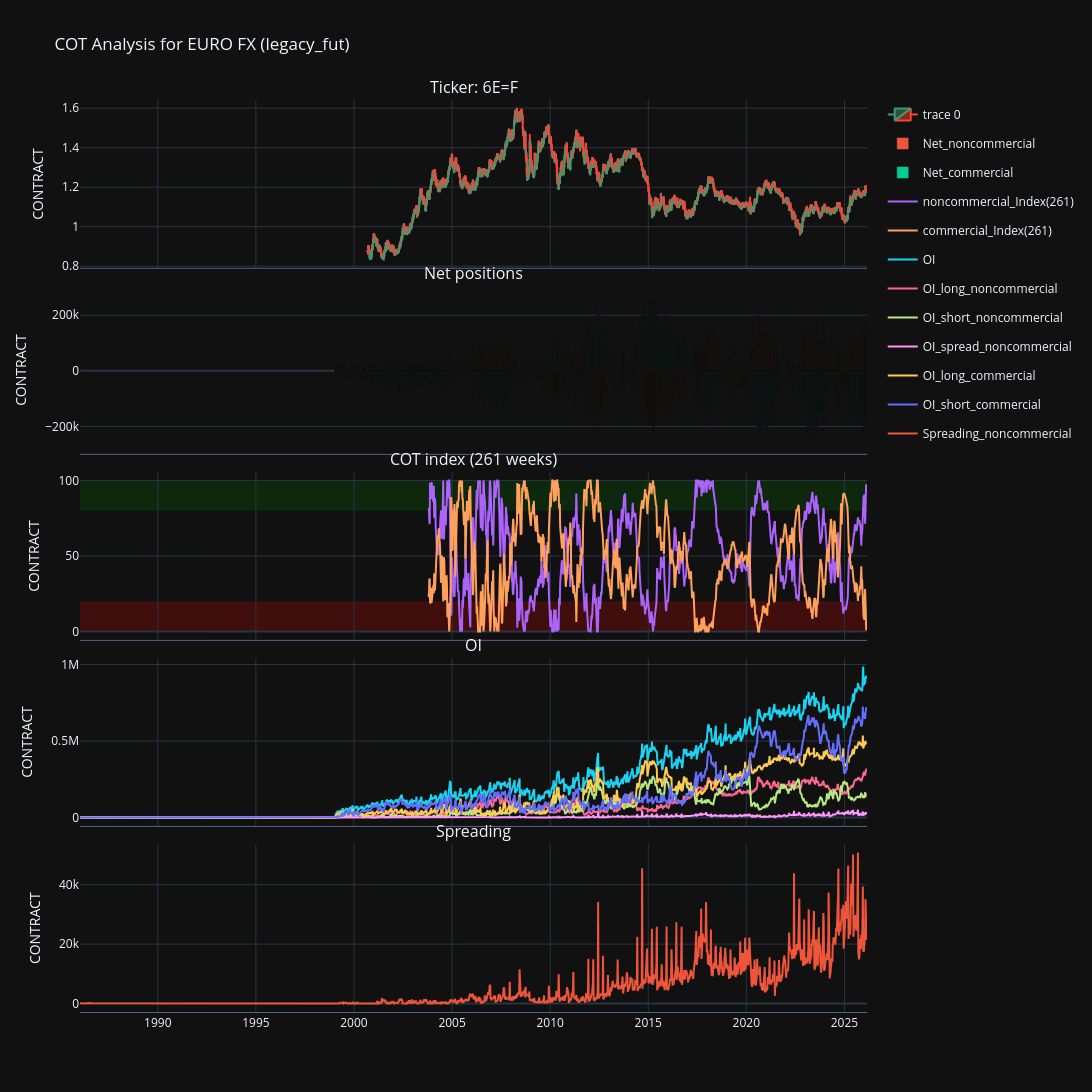

Write notebook code for a chart like this one.
### Code cell
from plotly.subplots import make_subplots
import plotly.graph_objects as go
import yfinance as yf

# Load daily data
ticker = "6E=F"
data = yf.download(ticker, period="max", interval="1d")
data.columns = data.columns.droplevel(1)
data = data[["Open", "High", "Low", "Close"]]

fig = make_subplots(rows=5, cols=1, shared_xaxes=True, vertical_spacing=0.02, subplot_titles=(f"Ticker: {ticker}", "Net positions", f"COT index ({N} weeks)", 'OI', 'Spreading'))

fig.add_trace(
    go.Candlestick(
        x=data.index,
        open=data['Open'],
        high=data['High'],
        low=data['Low'],
        close=data['Close']
    ),
    row=1, col=1
)

for col in df_net.columns:
    fig.add_trace(
        go.Bar(
            x=df_net.index,
            y=df_net[col],
            name=col,
            legendgroup=col,
        ),
        row=2, col=1
    )

for col in df_index.columns:
    fig.add_trace(
        go.Scatter(
            x=df_index.index,
            y=df_index[col],
            name=col,
            legendgroup=col
        ),
        row=3, col=1
    )

for col in df_oi.columns:
    fig.add_trace(
        go.Scatter(
            x=df_oi.index,
            y=df_oi[col],
            name=col,
            legendgroup=col
        ),
        row=4, col=1
    )

for col in df_spreading.columns:
    fig.add_trace(
        go.Scatter(
            x=df_spreading.index,
            y=df_spreading[col],
            name=col,
            legendgroup=col
        ),
        row=5, col=1
    )

fig.add_shape(
    type='rect',
    xref='paper',  # spans the full width of the plot
    yref='y3',  # y-axis of subplot in row 1
    x0=0,
    x1=1,
    y0=80,       # Adjust based on your y-axis range
    y1=100,
    fillcolor='green',
    opacity=0.2,
    line_width=0,
    layer='below'
)

fig.add_shape(
    type='rect',
    xref='paper',  # spans the full width of the plot
    yref='y3',  # y-axis of subplot in row 1
    x0=0,
    x1=1,
    y0=0,              # Adjust based on your y-axis range
    y1=20,
    fillcolor='red',
    opacity=0.2,
    line_width=0,
    layer='below'
)

for i in range(1, 6):
    fig.update_xaxes(
        row=i, col=1,
        showspikes=True,
        spikecolor="yellow",
        spikemode="across",
        spikesnap="cursor",
        showline=True,
        matches='x'   # critical: link this x-axis to the first x-axis
    )

# Update layout
fig.update_layout(
    height=2000,
    width=1450,
    title_text=f"COT Analysis for {MARKET} ({REPORT_TYPE})",
    template='plotly_dark',
    hovermode='x unified',  # or 'x unified' or 'closest',
)

fig.update_xaxes(rangeslider_visible=False)

fig.update_yaxes(title_text='CONTRACT')

### Figure 1 — Plotly figure (JSON) as saved in the notebook; plotly's stock layout.template omitted (floating-point values rounded to 4 significant figures; data arrays with more than 128 entries replaced by an {"elided": "..."} marker saying what was removed)
{"data": [{"close": {"elided": "6424 float values"}, "high": {"elided": "6424 float values"}, "low": {"elided": "6424 float values"}, "open": {"elided": "6424 float values"}, "type": "candlestick", "x": {"elided": "6424 str values"}, "xaxis": "x", "yaxis": "y"}, {"legendgroup": "Net_noncommercial", "name": "Net_noncommercial", "type": "bar", "x": {"elided": "1426 str values"}, "xaxis": "x2", "y": {"elided": "1426 int values"}, "yaxis": "y2"}, {"legendgroup": "Net_commercial", "name": "Net_commercial", "type": "bar", "x": {"elided": "1426 str values"}, "xaxis": "x2", "y": {"elided": "1426 int values"}, "yaxis": "y2"}, {"legendgroup": "noncommercial_Index(261)", "name": "noncommercial_Index(261)", "type": "scatter", "x": {"elided": "1166 str values"}, "xaxis": "x3", "y": {"elided": "1166 float values"}, "yaxis": "y3"}, {"legendgroup": "commercial_Index(261)", "name": "commercial_Index(261)", "type": "scatter", "x": {"elided": "1166 str values"}, "xaxis": "x3", "y": {"elided": "1166 float values"}, "yaxis": "y3"}, {"legendgroup": "OI", "name": "OI", "type": "scatter", "x": {"elided": "1426 str values"}, "xaxis": "x4", "y": {"elided": "1426 int values"}, "yaxis": "y4"}, {"legendgroup": "OI_long_noncommercial", "name": "OI_long_noncommercial", "type": "scatter", "x": {"elided": "1426 str values"}, "xaxis": "x4", "y": {"elided": "1426 float values"}, "yaxis": "y4"}, {"legendgroup": "OI_short_noncommercial", "name": "OI_short_noncommercial", "type": "scatter", "x": {"elided": "1426 str values"}, "xaxis": "x4", "y": {"elided": "1426 float values"}, "yaxis": "y4"}, {"legendgroup": "OI_spread_noncommercial", "name": "OI_spread_noncommercial", "type": "scatter", "x": {"elided": "1426 str values"}, "xaxis": "x4", "y": {"elided": "1426 float values"}, "yaxis": "y4"}, {"legendgroup": "OI_long_commercial", "name": "OI_long_commercial", "type": "scatter", "x": {"elided": "1426 str values"}, "xaxis": "x4", "y": {"elided": "1426 float values"}, "yaxis": "y4"}, {"legendgroup": "OI_short_commercial", "name": "OI_short_commercial", "type": "scatter", "x": {"elided": "1426 str values"}, "xaxis": "x4", "y": {"elided": "1426 float values"}, "yaxis": "y4"}, {"legendgroup": "Spreading_noncommercial", "name": "Spreading_noncommercial", "type": "scatter", "x": {"elided": "1426 str values"}, "xaxis": "x5", "y": {"elided": "1426 int values"}, "yaxis": "y5"}], "layout": {"annotations": [{"font": {"size": 16}, "showarrow": false, "text": "Ticker: 6E=F", "x": 0.5, "xanchor": "center", "xref": "paper", "y": 1, "yanchor": "bottom", "yref": "paper"}, {"font": {"size": 16}, "showarrow": false, "text": "Net positions", "x": 0.5, "xanchor": "center", "xref": "paper", "y": 0.796, "yanchor": "bottom", "yref": "paper"}, {"font": {"size": 16}, "showarrow": false, "text": "COT index (261 weeks)", "x": 0.5, "xanchor": "center", "xref": "paper", "y": 0.592, "yanchor": "bottom", "yref": "paper"}, {"font": {"size": 16}, "showarrow": false, "text": "OI", "x": 0.5, "xanchor": "center", "xref": "paper", "y": 0.388, "yanchor": "bottom", "yref": "paper"}, {"font": {"size": 16}, "showarrow": false, "text": "Spreading", "x": 0.5, "xanchor": "center", "xref": "paper", "y": 0.184, "yanchor": "bottom", "yref": "paper"}], "height": 2000, "hovermode": "x unified", "shapes": [{"fillcolor": "green", "layer": "below", "line": {"width": 0}, "opacity": 0.2, "type": "rect", "x0": 0, "x1": 1, "xref": "paper", "y0": 80, "y1": 100, "yref": "y3"}, {"fillcolor": "red", "layer": "below", "line": {"width": 0}, "opacity": 0.2, "type": "rect", "x0": 0, "x1": 1, "xref": "paper", "y0": 0, "y1": 20, "yref": "y3"}], "title": {"text": "COT Analysis for EURO FX (legacy_fut)"}, "width": 1450, "xaxis": {"anchor": "y", "domain": [0, 1], "matches": "x", "rangeslider": {"visible": false}, "showline": true, "showspikes": true, "showticklabels": false, "spikecolor": "yellow", "spikemode": "across", "spikesnap": "cursor"}, "xaxis2": {"anchor": "y2", "domain": [0, 1], "matches": "x", "rangeslider": {"visible": false}, "showline": true, "showspikes": true, "showticklabels": false, "spikecolor": "yellow", "spikemode": "across", "spikesnap": "cursor"}, "xaxis3": {"anchor": "y3", "domain": [0, 1], "matches": "x", "rangeslider": {"visible": false}, "showline": true, "showspikes": true, "showticklabels": false, "spikecolor": "yellow", "spikemode": "across", "spikesnap": "cursor"}, "xaxis4": {"anchor": "y4", "domain": [0, 1], "matches": "x", "rangeslider": {"visible": false}, "showline": true, "showspikes": true, "showticklabels": false, "spikecolor": "yellow", "spikemode": "across", "spikesnap": "cursor"}, "xaxis5": {"anchor": "y5", "domain": [0, 1], "matches": "x", "rangeslider": {"visible": false}, "showline": true, "showspikes": true, "spikecolor": "yellow", "spikemode": "across", "spikesnap": "cursor"}, "yaxis": {"anchor": "x", "domain": [0.816, 1], "title": {"text": "CONTRACT"}}, "yaxis2": {"anchor": "x2", "domain": [0.612, 0.796], "title": {"text": "CONTRACT"}}, "yaxis3": {"anchor": "x3", "domain": [0.408, 0.592], "title": {"text": "CONTRACT"}}, "yaxis4": {"anchor": "x4", "domain": [0.204, 0.388], "title": {"text": "CONTRACT"}}, "yaxis5": {"anchor": "x5", "domain": [0, 0.184], "title": {"text": "CONTRACT"}}}}
